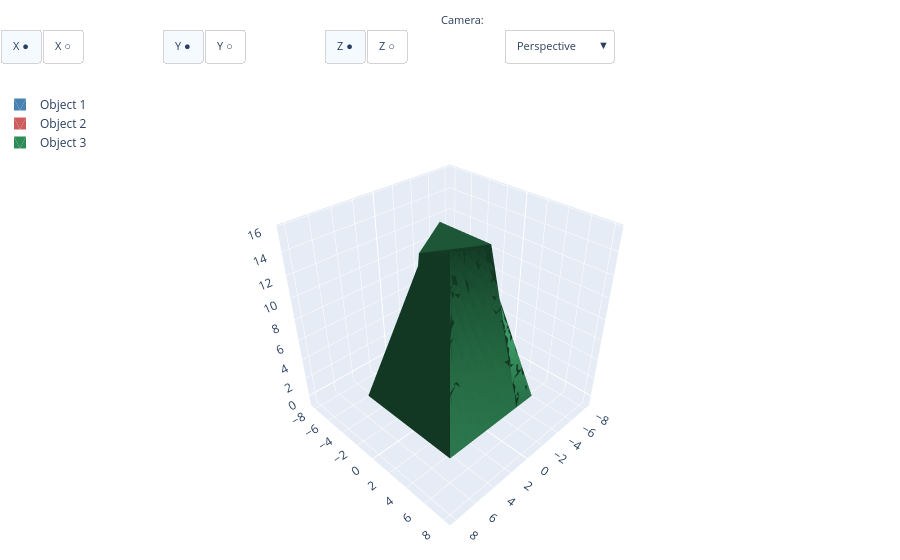

The code cell stored with this chart in its notebook:
### Markdown cell above
## 3. Loft – Loft entre dois polígonos

Criamos um quadrado na base e um triângulo no topo, e realizamos um loft entre eles.

### Code cell
# Perfil inferior: quadrado de lado 10
bottom = cq.Workplane("XY").rect(10, 10)

# Perfil superior: triângulo equilátero (polígono de 3 lados) deslocado em Z
top = cq.Workplane("XY", origin=(0,0,15)).polygon(3, 6)  # raio 6, centro no mesmo XY

# Loft entre os dois perfis
lofted = cq.Workplane("XY").add(bottom).add(top).toPending().loft()

# Exibir
show([ top, bottom, lofted],
     
     tessellation_tolerance=.001)

### Figure 1 — Plotly figure (JSON) as saved in the notebook; plotly's stock layout.template omitted (floating-point values rounded to 4 significant figures; data arrays with more than 128 entries replaced by an {"elided": "..."} marker saying what was removed)
{"data": [{"color": "steelblue", "flatshading": true, "i": [], "j": [], "k": [], "lighting": {"ambient": 0.4, "diffuse": 0.8, "specular": 0.2}, "name": "Object 1", "opacity": 1, "showlegend": true, "type": "mesh3d", "x": [], "y": [], "z": []}, {"color": "indianred", "flatshading": true, "i": [], "j": [], "k": [], "lighting": {"ambient": 0.4, "diffuse": 0.8, "specular": 0.2}, "name": "Object 2", "opacity": 1, "showlegend": true, "type": "mesh3d", "x": [], "y": [], "z": []}, {"color": "seagreen", "flatshading": true, "i": {"elided": "3272 int values"}, "j": {"elided": "3272 int values"}, "k": {"elided": "3272 int values"}, "lighting": {"ambient": 0.4, "diffuse": 0.8, "specular": 0.2}, "name": "Object 3", "opacity": 1, "showlegend": true, "type": "mesh3d", "x": {"elided": "1666 float values"}, "y": {"elided": "1666 float values"}, "z": {"elided": "1666 float values"}}], "layout": {"annotations": [{"font": {"size": 11}, "showarrow": false, "text": "Axes:", "x": -0.01, "xanchor": "right", "xref": "paper", "y": 1.17, "yref": "paper"}, {"font": {"size": 11}, "showarrow": false, "text": "Camera:", "x": 0.54, "xanchor": "right", "xref": "paper", "y": 1.17, "yref": "paper"}], "legend": {"x": 0, "y": 1}, "margin": {"b": 0, "l": 0, "r": 0, "t": 90}, "scene": {"aspectmode": "manual", "aspectratio": {"x": 1, "y": 1, "z": 1}, "camera": {"eye": {"x": 1.5, "y": 1.5, "z": 1.5}, "projection": {"type": "perspective"}, "up": {"x": 0, "y": 0, "z": 1}}, "xaxis": {"backgroundcolor": "rgb(230, 236, 245)", "gridcolor": "white", "gridwidth": 1, "range": [-8.625, 8.625], "showbackground": true, "showgrid": true, "showline": false, "showspikes": true, "showticklabels": true, "title": {"text": ""}, "zeroline": true, "zerolinecolor": "white", "zerolinewidth": 2}, "yaxis": {"backgroundcolor": "rgb(230, 236, 245)", "gridcolor": "white", "gridwidth": 1, "range": [-8.625, 8.625], "showbackground": true, "showgrid": true, "showline": false, "showspikes": true, "showticklabels": true, "title": {"text": ""}, "zeroline": true, "zerolinecolor": "white", "zerolinewidth": 2}, "zaxis": {"backgroundcolor": "rgb(230, 236, 245)", "gridcolor": "white", "gridwidth": 1, "range": [-1.125, 16.12], "showbackground": true, "showgrid": true, "showline": false, "showspikes": true, "showticklabels": true, "title": {"text": ""}, "zeroline": true, "zerolinecolor": "white", "zerolinewidth": 2}}, "updatemenus": [{"active": 0, "bgcolor": "white", "bordercolor": "lightgray", "buttons": [{"args": [{"scene.xaxis": {"backgroundcolor": "rgb(230, 236, 245)", "gridcolor": "white", "gridwidth": 1, "range": [-8.625, 8.625], "showbackground": true, "showgrid": true, "showline": false, "showspikes": true, "showticklabels": true, "title": {"text": ""}, "zeroline": true, "zerolinecolor": "white", "zerolinewidth": 2}}], "label": "X ●", "method": "relayout"}, {"args": [{"scene.xaxis": {"range": [-8.625, 8.625], "showbackground": false, "showgrid": false, "showline": false, "showspikes": false, "showticklabels": false, "title": {"text": ""}, "zeroline": false}}], "label": "X ○", "method": "relayout"}], "direction": "right", "font": {"size": 11}, "showactive": true, "type": "buttons", "x": 0, "xanchor": "left", "y": 1.13, "yanchor": "top"}, {"active": 0, "bgcolor": "white", "bordercolor": "lightgray", "buttons": [{"args": [{"scene.yaxis": {"backgroundcolor": "rgb(230, 236, 245)", "gridcolor": "white", "gridwidth": 1, "range": [-8.625, 8.625], "showbackground": true, "showgrid": true, "showline": false, "showspikes": true, "showticklabels": true, "title": {"text": ""}, "zeroline": true, "zerolinecolor": "white", "zerolinewidth": 2}}], "label": "Y ●", "method": "relayout"}, {"args": [{"scene.yaxis": {"range": [-8.625, 8.625], "showbackground": false, "showgrid": false, "showline": false, "showspikes": false, "showticklabels": false, "title": {"text": ""}, "zeroline": false}}], "label": "Y ○", "method": "relayout"}], "direction": "right", "font": {"size": 11}, "showactive": true, "type": "buttons", "x": 0.18, "xanchor": "left", "y": 1.13, "yanchor": "top"}, {"active": 0, "bgcolor": "white", "bordercolor": "lightgray", "buttons": [{"args": [{"scene.zaxis": {"backgroundcolor": "rgb(230, 236, 245)", "gridcolor": "white", "gridwidth": 1, "range": [-1.125, 16.12], "showbackground": true, "showgrid": true, "showline": false, "showspikes": true, "showticklabels": true, "title": {"text": ""}, "zeroline": true, "zerolinecolor": "white", "zerolinewidth": 2}}], "label": "Z ●", "method": "relayout"}, {"args": [{"scene.zaxis": {"range": [-1.125, 16.12], "showbackground": false, "showgrid": false, "showline": false, "showspikes": false, "showticklabels": false, "title": {"text": ""}, "zeroline": false}}], "label": "Z ○", "method": "relayout"}], "direction": "right", "font": {"size": 11}, "showactive": true, "type": "buttons", "x": 0.36, "xanchor": "left", "y": 1.13, "yanchor": "top"}, {"active": 0, "bgcolor": "white", "bordercolor": "lightgray", "buttons": [{"args": [{"scene.aspectmode": "manual", "scene.aspectratio": {"x": 1, "y": 1, "z": 1}, "scene.camera": {"eye": {"x": 1.5, "y": 1.5, "z": 1.5}, "projection": {"type": "perspective"}, "up": {"x": 0, "y": 0, "z": 1}}}], "label": "Perspective", "method": "relayout"}, {"args": [{"scene.aspectmode": "manual", "scene.aspectratio": {"x": 1, "y": 1, "z": 1}, "scene.camera": {"eye": {"x": 2.5, "y": 2.5, "z": 2.5}, "projection": {"type": "orthographic"}, "up": {"x": 0, "y": 0, "z": 1}}}], "label": "Orthographic", "method": "relayout"}], "direction": "down", "font": {"size": 11}, "showactive": true, "type": "dropdown", "x": 0.56, "xanchor": "left", "y": 1.13, "yanchor": "top"}]}}
